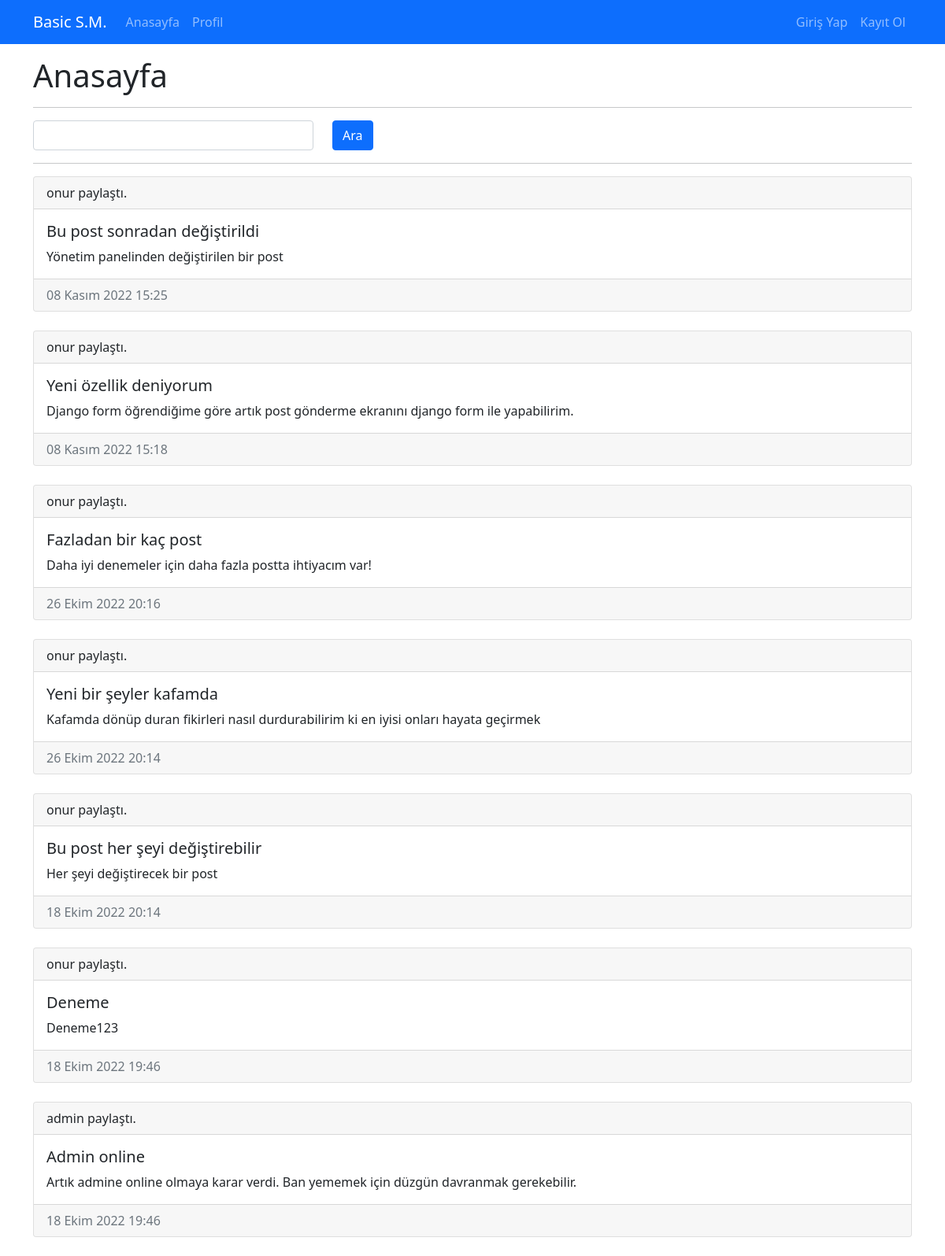
The page / on the database its author committed.
### feed/models.py (models this page shows, shortened)
class UserPost(models.Model):
    title = models.CharField(max_length=150)
    post_text = models.TextField()
    post_date = models.DateTimeField(default=timezone.now)
    owner = models.ForeignKey(User, on_delete=models.CASCADE)

### core/views.py (the view)
# urls.py: path("", views.index, name="home"),
def index(request):
    template = "core/index.html"
    if 'q' in request.GET and request.GET.get('q'):
        q = request.GET['q']
        all_post = UserPost.objects.filter(Q(title__contains=q) | Q(post_text__contains=q)).order_by('-post_date')
    else:
        all_post = UserPost.objects.all().order_by('-post_date')
    context = {
        "all_post" : all_post
    }
    return render(request, template, context)

### core/templates/core/index.html (shortened to what this page needs)
{% extends 'base.html' %}
{% load static %}
{% block css_files %}
    <link rel="stylesheet" href="{% static 'core/css/style.css' %}">
{% endblock %}
{% block content %}
    <div class="container mt-3">
        <div class="row">
            <div class="col-12">
                <h1>Anasayfa</h1>
                <hr>
                <form action="" method="GET">
                    <div class="row">
                        <div class="col-4">
                            <input type="text" class="form-control" name="q">
                        </div>
                        <div class="col">
                            <button type="submit" class="btn btn-primary">Ara</button>
                        </div>
                    </div>
                </form>
                <hr>
                {% include 'feed/partials/_get_post.html' %}
            </div>
        </div>
    </div>
{% endblock %}

### feed/templates/feed/partials/_get_post.html
{% if all_post|length > 0 %}
    {% for post in all_post%}
    <div class="card">
        <div class="card-header">
            {{post.owner.username}} paylaştı.
        </div>
        <div class="card-body">
            <h5 class="card-title">{{post.title}}</h5>
            <p class="card-text">{{post.post_text}}</p>
        </div>
        <div class="card-footer text-muted">
            {{post.post_date}}
        </div>
    </div>
    <br>
    {% endfor %}
{% endif %}

### rows shown on the page
UserPost: owner.username "onur", title "Bu post sonradan değiştirildi", post_text "Yönetim panelinden değiştirilen bir post", post_date "08 Kasım 2022 15:25"
UserPost: owner.username "onur", title "Yeni özellik deniyorum", post_text "Django form öğrendiğime göre artık post gönderme ekranını django form ile yapabilirim.", post_date "08 Kasım 2022 15:18"
UserPost: owner.username "onur", title "Fazladan bir kaç post", post_text "Daha iyi denemeler için daha fazla postta ihtiyacım var!", post_date "26 Ekim 2022 20:16"
UserPost: owner.username "onur", title "Yeni bir şeyler kafamda", post_text "Kafamda dönüp duran fikirleri nasıl durdurabilirim ki en iyisi onları hayata geçirmek", post_date "26 Ekim 2022 20:14"
UserPost: owner.username "onur", title "Bu post her şeyi değiştirebilir", post_text "Her şeyi değiştirecek bir post", post_date "18 Ekim 2022 20:14"
UserPost: owner.username "onur", title "Deneme", post_text "Deneme123", post_date "18 Ekim 2022 19:46"
UserPost: owner.username "admin", title "Admin online", post_text "Artık admine online olmaya karar verdi. Ban yememek için düzgün davranmak gerekebilir.", post_date "18 Ekim 2022 19:46"
